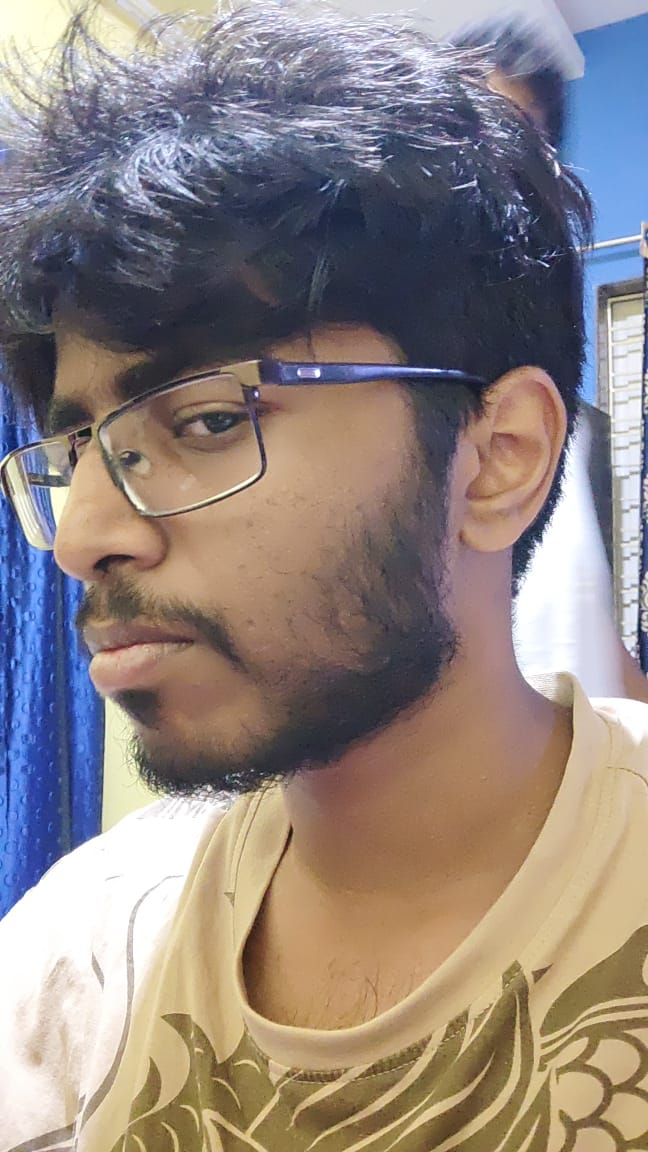
#> input picture Object Detection/datasets/face1.jpg, 648 x 1152 px
$ jupyter execute sift.ipynb
#> lines starting #> are read from the running program, lines starting #| are printed output that depends on the picture
# Scale-invarient Feature Transform (SIFT)
- It is a feature extraction method used in image classification tasks
- It is used for detecting and describing local features (keypoints) in an image
- With the help of those features machines can recognize variations of same images just like humans

# Advantages of SIFT keypoints
- SIFT keypoints are used as features for image during model training
- The major advantage of SIFT features are over edge features (or) HOG(Histogram of Oriented Gradients) features
- SIFT keypoints are not affected by size and orientation of the image

Is sift used in face recognition?

# ENTIRE SIFT PROCESS CAN BE DIVIDED INTO 4 PARTS
- `*Constructing a scale space:*` Making features independent of their scales
[(refer this to understand scale spacing in images)](https://staff.fnwi.uva.nl/r.vandenboomgaard/IPCV20162017/LectureNotes/IP/ScaleSpace/index.html#:~:text=The%20size%20(scale)%20of%20the,the%20flowers%20near%20the%20horizon.)

- `*Keypoint localisation:*` Identifying unique keypoints in the features.

- `*Orientation Assignment:*` Making sure that the keypoints are independent of their orientation(rotation invarient)

- `*Keypoint descriptor:*` Assigning fingerprint to the keypoints

[cell 1]
import cv2
import numpy as np
import matplotlib.pyplot as plt

# SIFT is also known as blob detector

# Remove points with high edge response by using hessian (using 2nd derivative) because it is unstable to noise

# Find orientation of keypoint (magnitude and angle) to be invariant to rotation

# Define keypoint by creating HOG features

# After getting the vectors we do keypoint matching using nearest neighbour and L2 distance to find minimum error between histogram vectors

[cell 2]
maple = '../datasets/face1.jpg'
img = cv2.imread(maple)
#> img is the input picture: shape (1152, 648, 3); mean B, G, R 128.9, 132.6, 143.9
print(img.shape)
#| (1152, 648, 3)
# flags=cv2.DRAW_MATCHES_FLAGS_DRAW_RICH_KEYPOINTS
plt.imshow(img,cmap='gray')

[cell 3]
def SIFTfeatures(x:np.array)->np.array:
    sift = cv2.SIFT_create()
    gray = cv2.cvtColor(x,cv2.COLOR_BGR2GRAY)
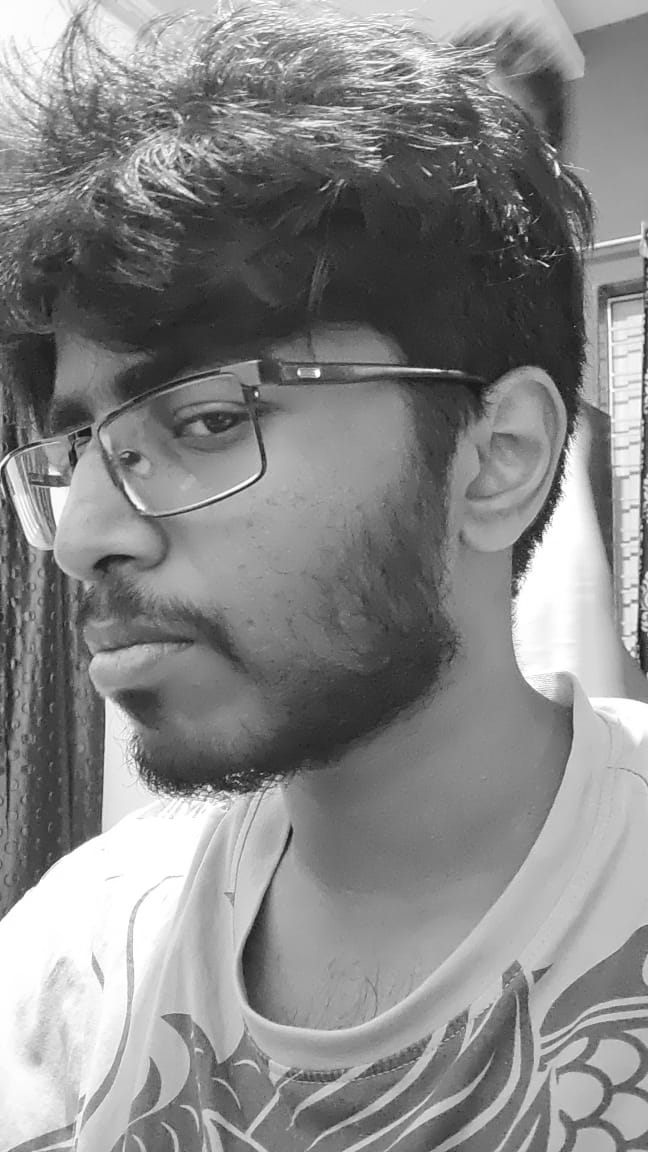
#> gray: shape (1152, 648); min 9, max 255, mean 135.5
    keypoints = sift.detect(gray,None)
#> keypoints = 4516 keypoints; strongest (x, y, size): (547, 265, 2), (317, 373, 5.4), (461, 152, 2.1), (256, 394, 2.7)
    return cv2.drawKeypoints(gray,keypoints,x,flags=cv2.DRAW_MATCHES_FLAGS_DRAW_RICH_KEYPOINTS)
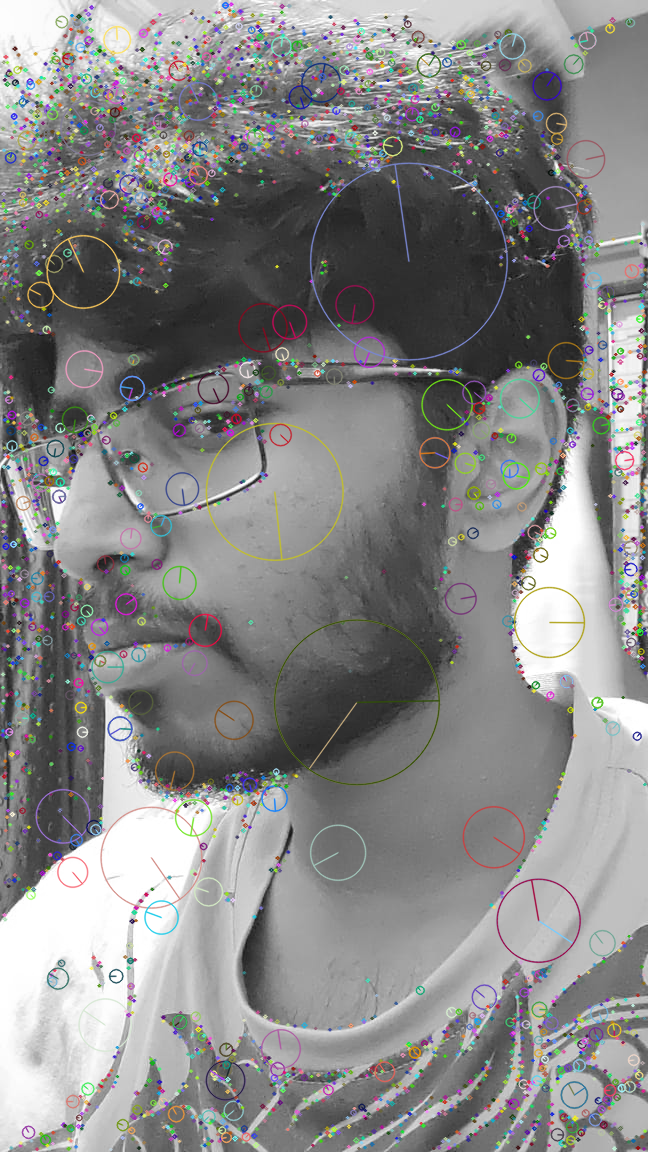
#> returned value: shape (1152, 648, 3); mean B, G, R 134.7, 134.8, 135.1

[cell 4]
k = SIFTfeatures(img)
plt.imshow(k)
cv2.imwrite('.results/face_features0.jpg',k)
#> Out = True

$ run again, with Object Detection/datasets/face.jpg copied over Object Detection/datasets/face1.jpg
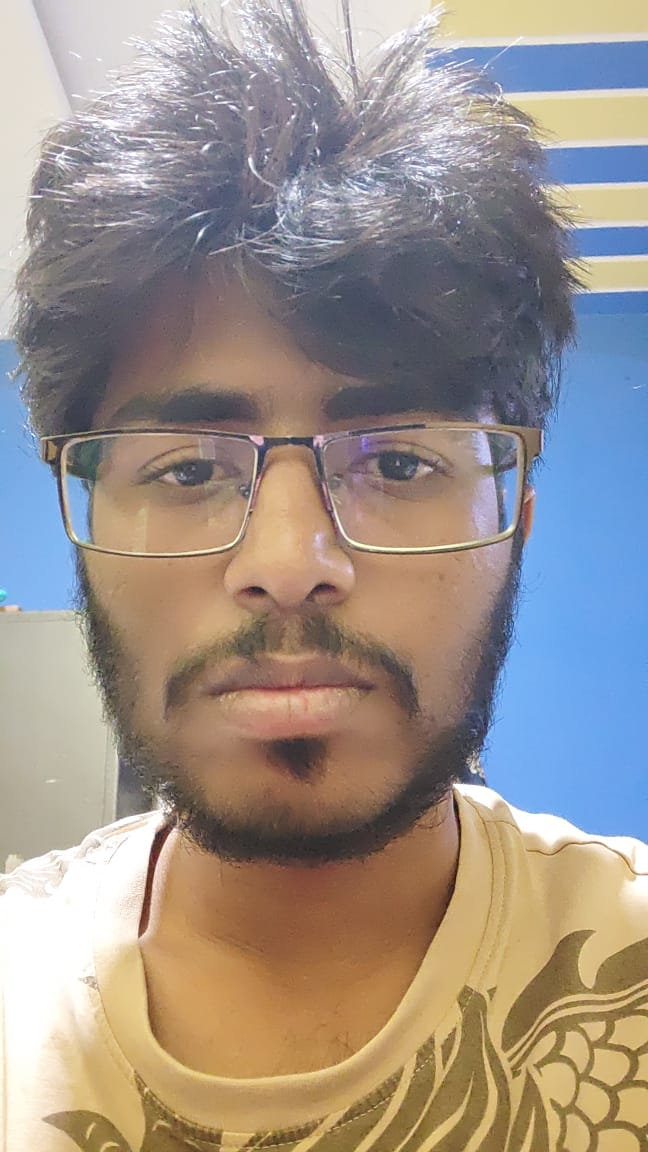
#> input picture Object Detection/datasets/face.jpg, 648 x 1152 px
#> img is the input picture: shape (1152, 648, 3); mean B, G, R 139, 146.3, 156.6
#| (1152, 648, 3)
#> in SIFTfeatures, `gray = cv2.cvtColor(x,cv2.COLOR_BGR2GRAY)`:
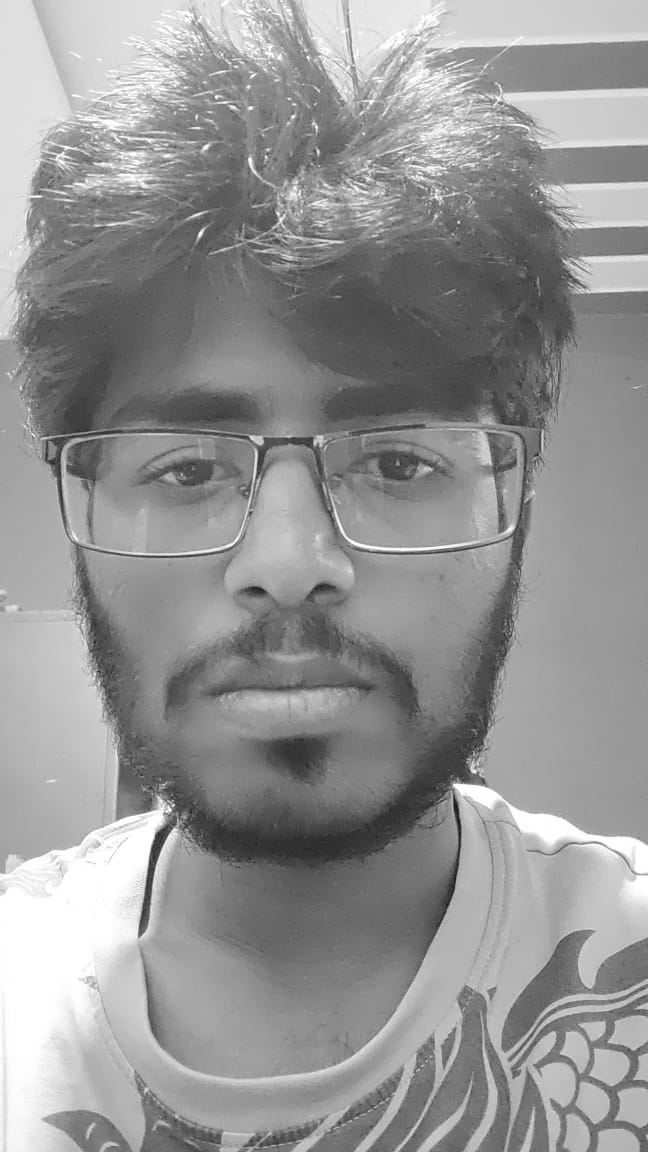
#> gray: shape (1152, 648); min 15, max 255, mean 148.5
#> keypoints = 3334 keypoints; strongest (x, y, size): (160, 837, 9.4), (200, 234, 3.4), (458, 222, 1.9), (318, 152, 2.5)
#> in SIFTfeatures, `return cv2.drawKeypoints(gray,keypoints,x,flags=cv2.DRAW_MATCHES_FLAGS..`:
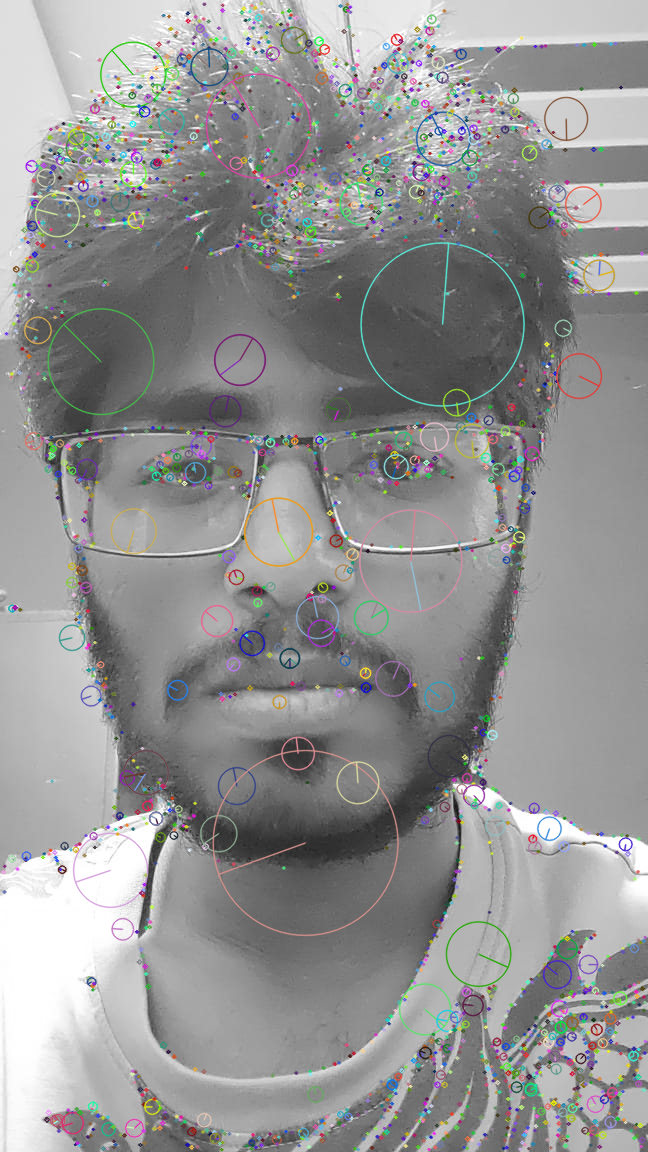
#> returned value: shape (1152, 648, 3); mean B, G, R 147.4, 147.5, 147.4
#> Out = True

$ run again, with Object Detection/datasets/mape_test.jpg copied over Object Detection/datasets/face1.jpg
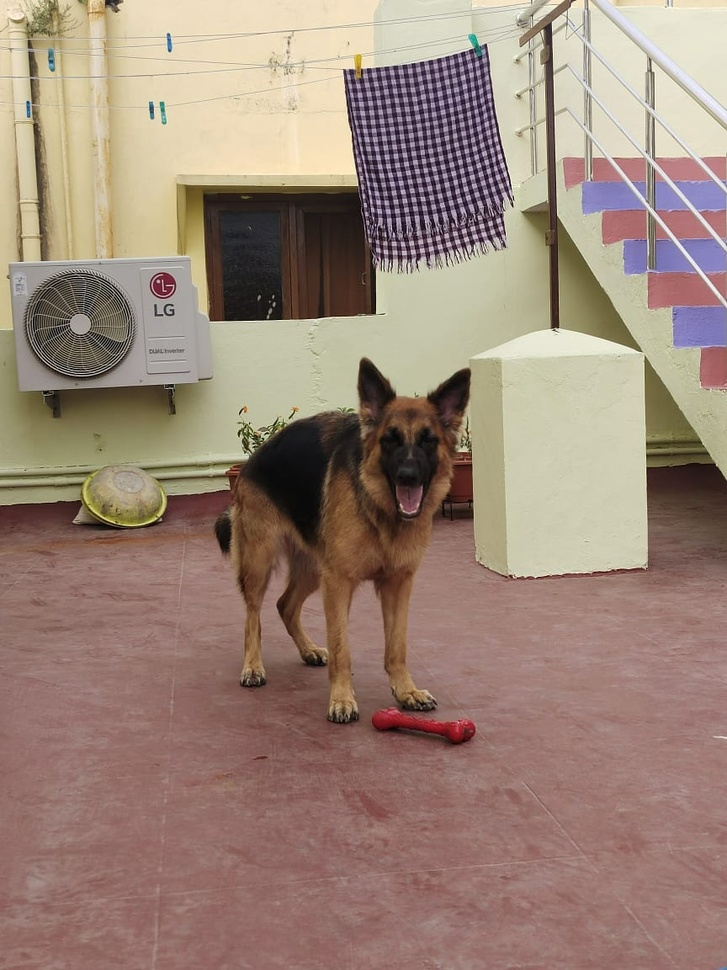
#> input picture Object Detection/datasets/mape_test.jpg, 727 x 970 px, shrunk from 864 x 1152 before the run
#> img is the input picture: shape (970, 727, 3); mean B, G, R 119.5, 133.1, 155
#| (970, 727, 3)
#> in SIFTfeatures, `gray = cv2.cvtColor(x,cv2.COLOR_BGR2GRAY)`:
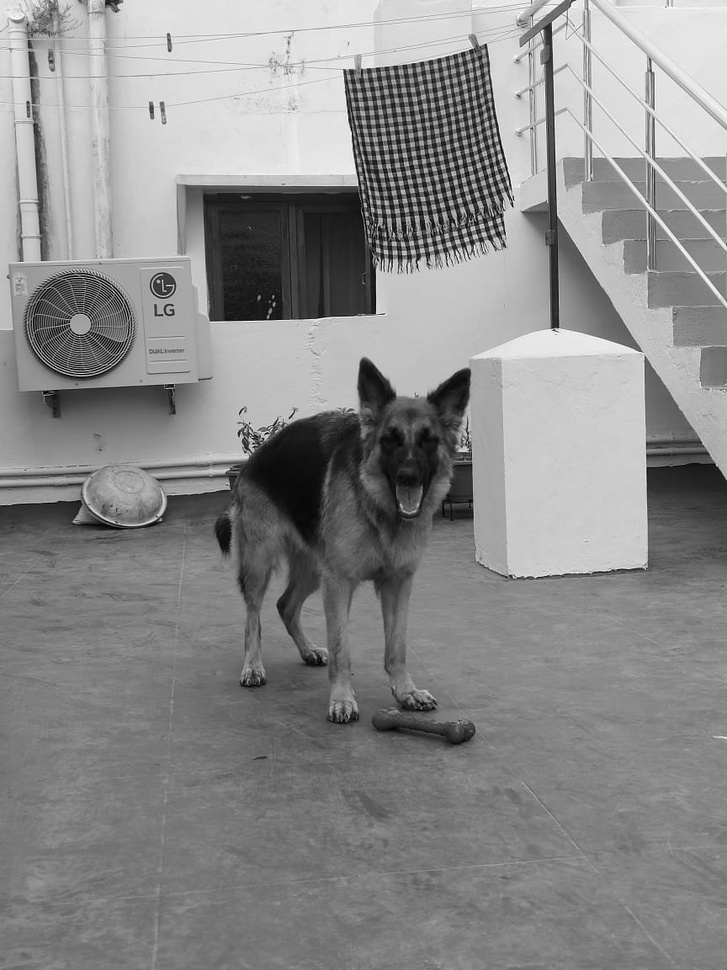
#> gray: shape (970, 727); min 0, max 254, mean 138.1
#> keypoints = 2331 keypoints; strongest (x, y, size): (512, 204, 1.9), (278, 250, 96.9), (371, 381, 21.6), (485, 45, 2.1)
#> in SIFTfeatures, `return cv2.drawKeypoints(gray,keypoints,x,flags=cv2.DRAW_MATCHES_FLAGS..`:
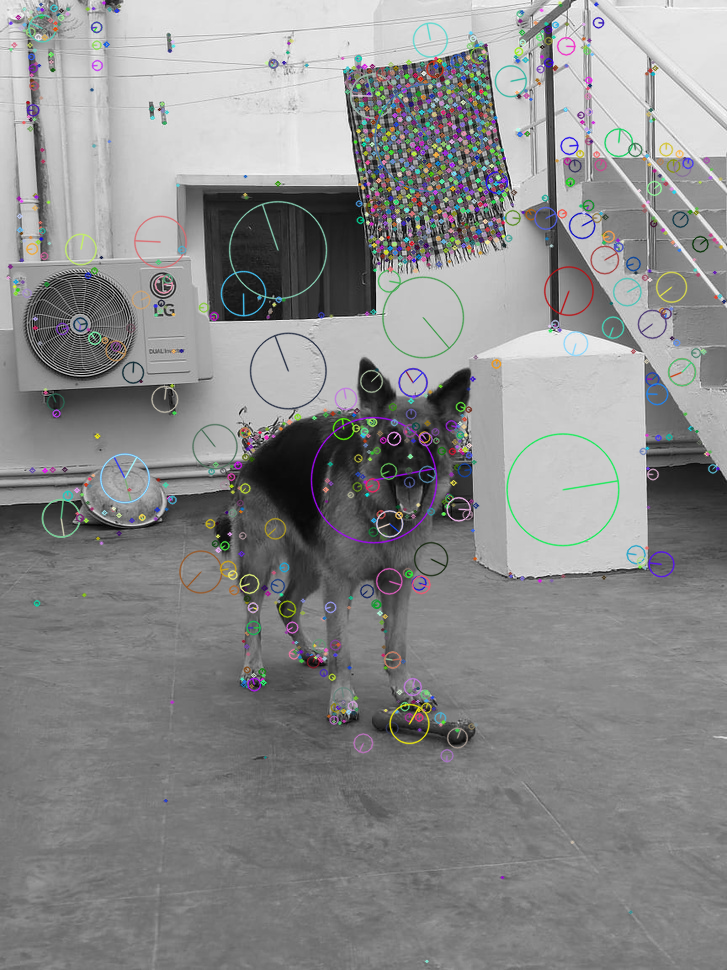
#> returned value: shape (970, 727, 3); mean B, G, R 139, 138.9, 138.6
#> Out = True

$ run again, with Object Detection/datasets/mape_train.jpg copied over Object Detection/datasets/face1.jpg
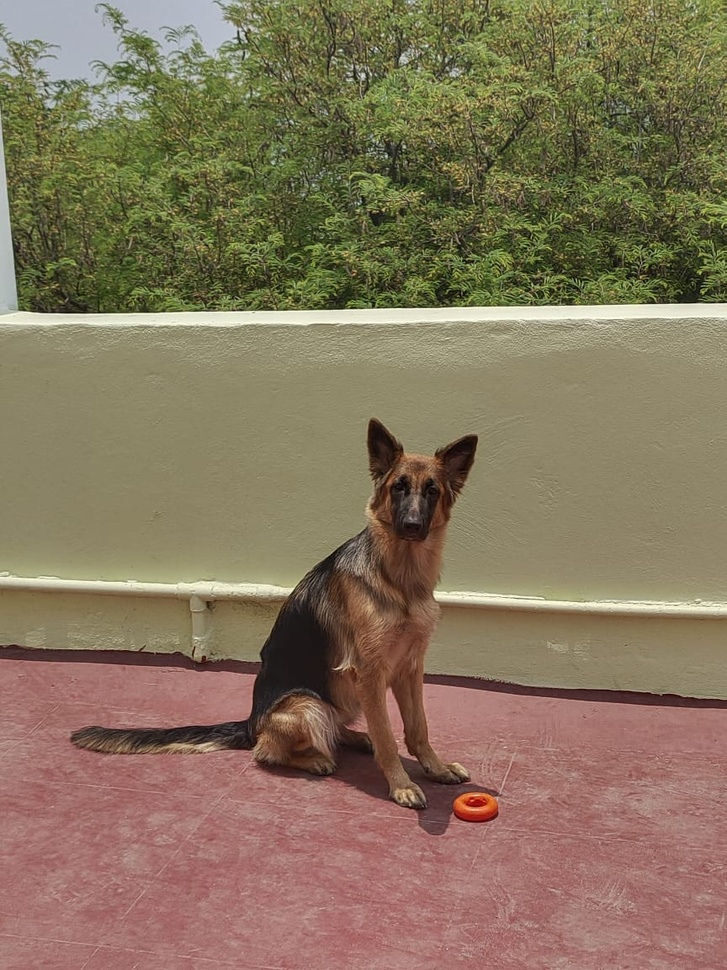
#> input picture Object Detection/datasets/mape_train.jpg, 727 x 970 px, shrunk from 864 x 1152 before the run
#> img is the input picture: shape (970, 727, 3); mean B, G, R 92.3, 116.5, 133.2
#| (970, 727, 3)
#> in SIFTfeatures, `gray = cv2.cvtColor(x,cv2.COLOR_BGR2GRAY)`:
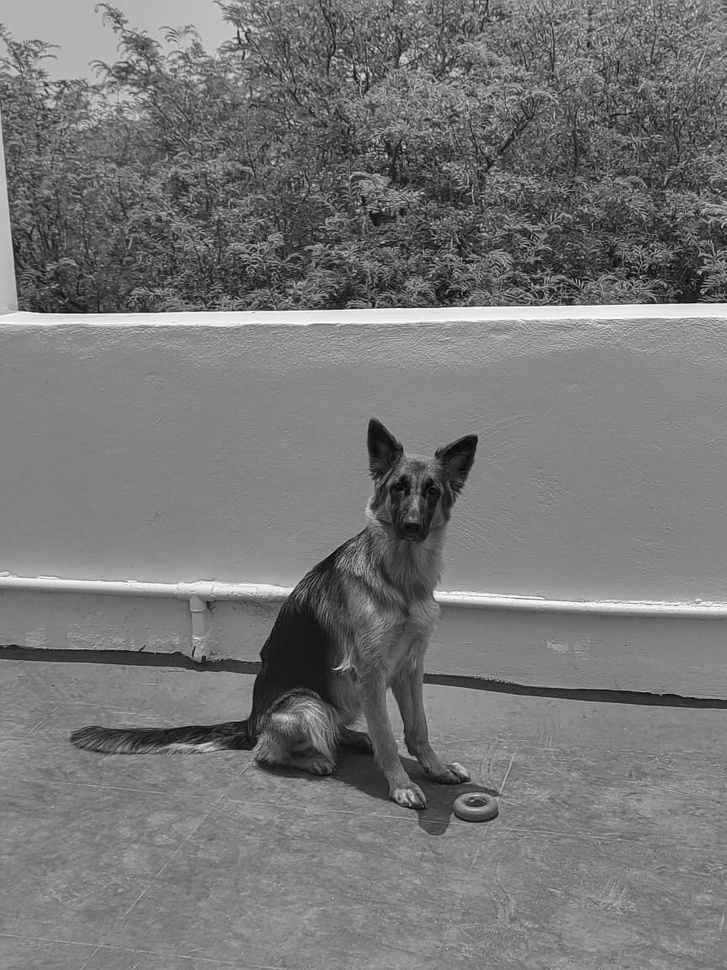
#> gray: shape (970, 727); min 3, max 253, mean 118.7
#> keypoints = 4475 keypoints; strongest (x, y, size): (383, 210, 2.1), (404, 147, 2.2), (386, 156, 2.1), (341, 50, 2)
#> in SIFTfeatures, `return cv2.drawKeypoints(gray,keypoints,x,flags=cv2.DRAW_MATCHES_FLAGS..`:
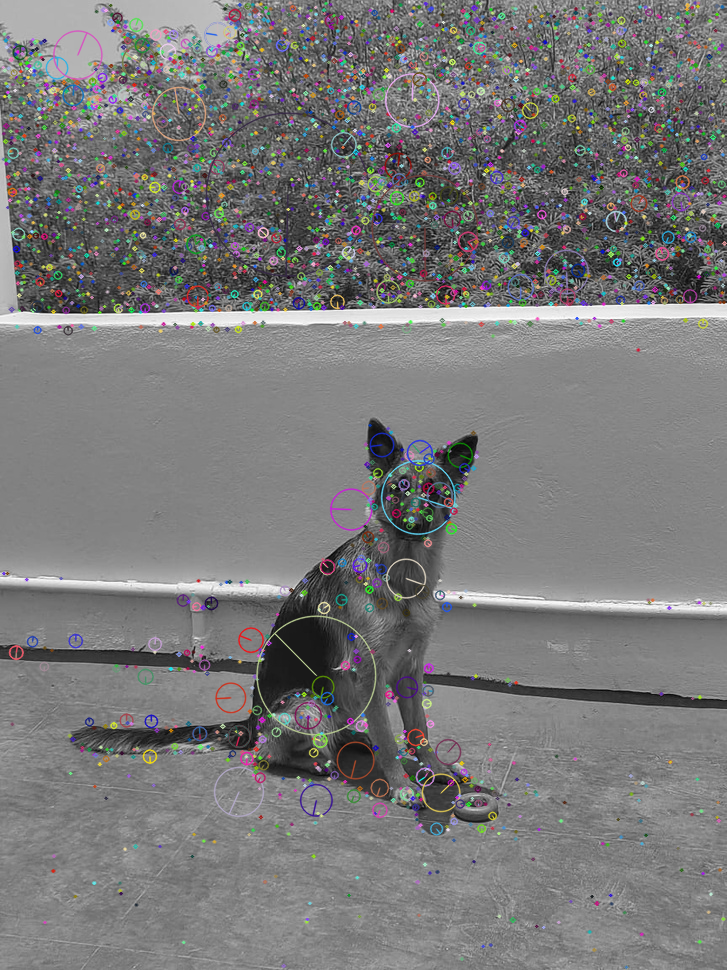
#> returned value: shape (970, 727, 3); mean B, G, R 120.8, 120.7, 121
#> Out = True
